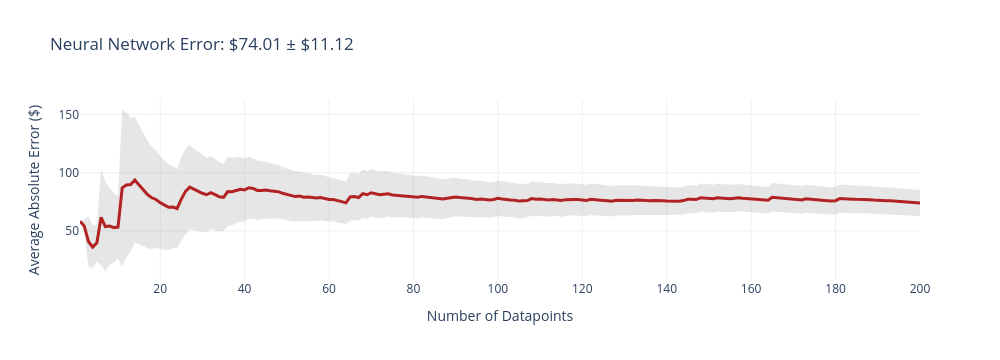
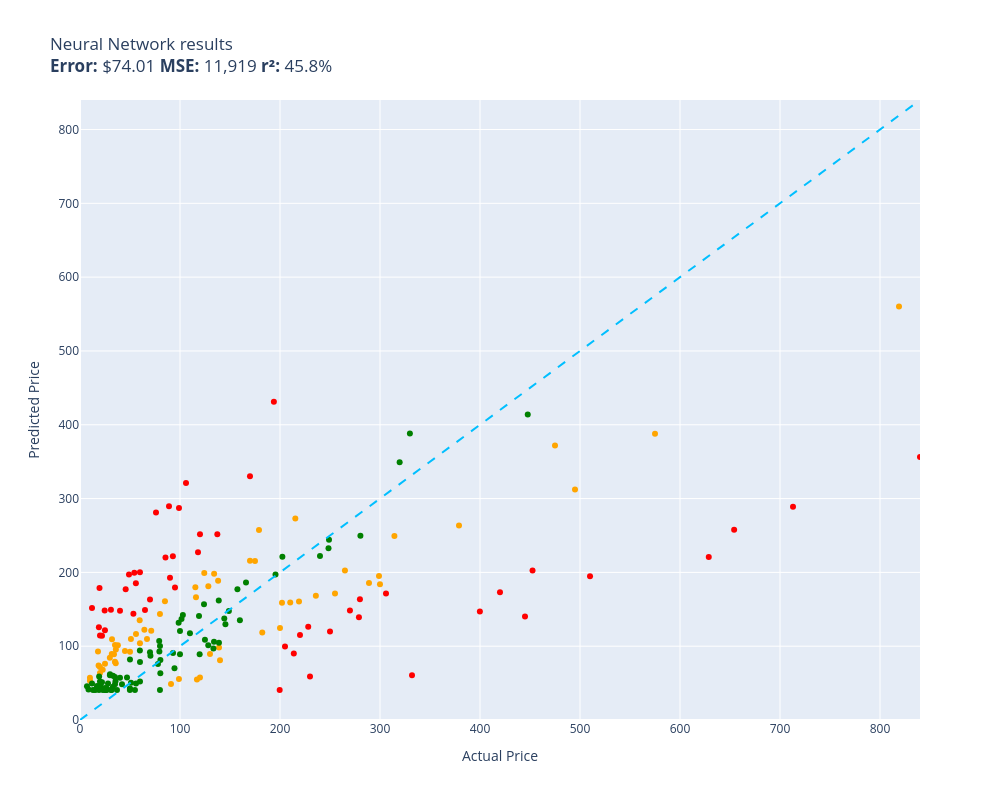

These figures' notebook cell, in order:
### Code cell
evaluate(neural_network, test)

### Figure 1 — Plotly figure (JSON) as saved in the notebook; plotly's stock layout.template omitted (floating-point values rounded to 4 significant figures; data arrays with more than 128 entries replaced by an {"elided": "..."} marker saying what was removed)
{"data": [{"fill": "toself", "fillcolor": "rgba(128,128,128,0.2)", "hoverinfo": "skip", "line": {"color": "rgba(255,255,255,0)"}, "name": "95% CI", "showlegend": false, "type": "scatter", "x": {"elided": "400 int values"}, "y": {"elided": "400 float values"}}, {"customdata": {"elided": "200x1 float values"}, "hovertemplate": "n=%{x}<br>Avg Error=$%{y:,.2f}<br>±95% CI=$%{customdata[0]:,.2f}<extra></extra>", "line": {"color": "firebrick", "width": 3}, "mode": "lines", "name": "Cumulative Avg Error", "type": "scatter", "x": {"elided": "200 int values"}, "y": {"elided": "200 float values"}}], "layout": {"height": 360, "showlegend": false, "title": {"text": "Neural Network Error: $74.01 ± $11.12"}, "width": 1000, "xaxis": {"title": {"text": "Number of Datapoints"}}, "yaxis": {"title": {"text": "Average Absolute Error ($)"}}}}

### Figure 2 — Plotly figure (JSON) as saved in the notebook; plotly's stock layout.template omitted (floating-point values rounded to 4 significant figures)
{"data": [{"customdata": [["Old Blood Noise Excess V2 Distortion Cho...\nGuess=$160.50 Actual=$219.00"], ["telpo Headlight Assembly Fit For 15 Camr...\nGuess=$166.30 Actual=$115.99"], ["Stand for Raven Pro Document Scanner - P...\nGuess=$84.38 Actual=$29.85"], ["ACDelco GM Original Equipment FW339 Fron...\nGuess=$272.95 Actual=$215.33"], ["8544771 Dryer Heating Element, 279816 Th...\nGuess=$76.77 Actual=$35.74"], ["Metabo HPT 36V MultiVolt™ Cordless Rotar...\nGuess=$263.52 Actual=$379.00"], ["APS iBoard 6-inch Aluminum (Black Powder...\nGuess=$159.11 Actual=$210.23"], ["HK SYSTEMS 13\" Heavy Duty Black \"Push\" O...\nGuess=$160.73 Actual=$84.95"], ["SKB iSeries 3i-13096-6KP Case for BlackM...\nGuess=$215.36 Actual=$174.99"], ["Mini PC, Kinupute Desktop Computer E3-12...\nGuess=$312.22 Actual=$495.00"], ["10GBase-LR SFP+ Transceiver, Handar 10GB...\nGuess=$63.51 Actual=$19.99"], ["Scranton & Co 3 Drawer Mobile File Cabin...\nGuess=$179.73 Actual=$115.35"], ["Canon EOS Rebel T7 Digital SLR Camera wi...\nGuess=$560.26 Actual=$819.00"], ["Evergreen HSHB2005 Cylinder Head Gasket ...\nGuess=$135.08 Actual=$59.69"], ["Southwire 120V/15A Right Angle User Atta...\nGuess=$101.19 Actual=$37.87"], ["15\" Locking Shower Head Extension Arm in...\nGuess=$143.61 Actual=$79.95"], ["Tidal Front + Rear Fender Flares 4PC Poc...\nGuess=$171.52 Actual=$254.99"], ["DALDED LED Light Kit for Lego Sonic Gree...\nGuess=$76.29 Actual=$24.99"], ["152MM Hole Saws M42 Bi-Metal High Speed ...\nGuess=$92.92 Actual=$17.99"], ["Baseball Backpacks Large 18 Inch Bookbag...\nGuess=$89.53 Actual=$31.77"], ["AUTOFREE LED Tail Lights Assembly Compat...\nGuess=$158.93 Actual=$201.99"], ["3D Tree Hole Branches 075 Stair Risers D...\nGuess=$89.40 Actual=$129.99"], ["KOHLER 18865-CP Filtered Water Faucet, P...\nGuess=$371.73 Actual=$475.00"], ["Diversitech WG840585 Motor, (Ddb) 1/3Hp,...\nGuess=$197.98 Actual=$134.12"], ["Sumerain S1339CM Double Handle Widesprea...\nGuess=$168.26 Actual=$235.86"], ["Festool 492370 Platin 2 S1000 Grit 6-Inc...\nGuess=$48.87 Actual=$91.00"], ["Beck/Arnley 0421945 Air Filter\nGuess=$95.61 Actual=$35.87"], ["Dell Optiplex 390 Desktop Computer i3 3....\nGuess=$199.32 Actual=$124.27"], ["IQShield Screen Protector Compatible wit...\nGuess=$57.40 Actual=$9.95"], ["Neporal Full Spectrum Light Bulb, 6000K ...\nGuess=$73.99 Actual=$18.59"], ["Pidoko Kids Train Table, Grey with 90 Pc...\nGuess=$57.65 Actual=$119.97"], ["Marvel Legends Series X-Men 6-Inch Archa...\nGuess=$55.69 Actual=$98.95"], ["LEGO Marvel Avengers War Machine Buster ...\nGuess=$104.00 Actual=$59.95"], ["ANZO USA 111207 GMC SIERRA 99-06 / YUKON...\nGuess=$118.46 Actual=$182.28"], ["LSSAGOON Backpack for Women Teen Kids Gi...\nGuess=$88.98 Actual=$33.99"], ["Walker Exhaust Ultra EPA 16478 Direct Fi...\nGuess=$387.89 Actual=$574.99"], ["4pc Wheel Spacers Adapters 4\" (2inch Per...\nGuess=$54.86 Actual=$116.95"], ["Urth 62mm UV, Circular Polarizing (CPL),...\nGuess=$98.08 Actual=$139.00"], ["Mikrotik RB3011UIAS-RM RouterBOARD 10xGi...\nGuess=$195.08 Actual=$299.00"], ["AC Compressor & A/C Kit For BMW 335i 335...\nGuess=$249.23 Actual=$314.41"], ["DuraGo 29515020 Front Hub Assembly\nGuess=$181.35 Actual=$128.34"], ["Chalkboard Name Badges with Magnetic Bac...\nGuess=$71.75 Actual=$19.95"], ["Linkloos Solar Street Lights Outdoor Wat...\nGuess=$116.42 Actual=$55.99"], ["Universal Power Group 12V 100Ah Sealed L...\nGuess=$124.58 Actual=$199.99"], ["18 Inch White Undermount Kitchen Sink - ...\nGuess=$257.25 Actual=$179.00"], ["Amana Tool - SC587 Carbide Tipped 3-Wing...\nGuess=$120.95 Actual=$71.23"], ["ASUS VY279HE-W 27” 1080P Monitor - White...\nGuess=$188.72 Actual=$138.10"], ["LCD Screen for Dell Inspiron 17R 17.3\" H...\nGuess=$122.38 Actual=$64.37"], ["CTLAMP XL-2100 Professional Quality XL-2...\nGuess=$109.29 Actual=$32.00"], ["200 ' feet True 14 Gauge AWG CCA Speaker...\nGuess=$93.37 Actual=$44.95"], ["APS iBoard (304 Stainless Steel Polished...\nGuess=$202.43 Actual=$264.95"], ["StonKraft Brass Chess Board Game Set wit...\nGuess=$80.94 Actual=$140.00"], ["Audio Techinca ATW-T1002 System 10 Handh...\nGuess=$185.49 Actual=$289.00"], ["Replacement Remote Control fit for Sony ...\nGuess=$53.11 Actual=$9.99"], ["Star Wars Die-Cast Metal TITANIUM Series...\nGuess=$67.93 Actual=$22.70"], ["HP Laserjet 2100 Laser Printer W/Test Pr...\nGuess=$183.94 Actual=$299.98"], ["Viola Bow 4/4 Full Size Carbon Fiber (Bl...\nGuess=$92.63 Actual=$49.99"], ["KZ ZS10 Pro in Ear Monitor Headphone KZ ...\nGuess=$109.82 Actual=$66.99"], ["Jada Toys Ryan's World Combo Panda Airli...\nGuess=$78.99 Actual=$34.94"], ["Pyle 2x120 Watt Home Audio Speaker Power...\nGuess=$109.89 Actual=$50.92"], ["STICKGOO Peel and Stick Backsplash for K...\nGuess=$101.62 Actual=$34.99"], ["Xiaomi Redmi 10 2022 NFC 4G LTE (128GB +...\nGuess=$215.82 Actual=$169.99"]], "hovertemplate": "%{customdata[0]}<extra></extra>", "legendgroup": "orange", "marker": {"color": "orange", "size": 6, "symbol": "circle"}, "mode": "markers", "name": "orange", "orientation": "v", "showlegend": true, "type": "scatter", "x": [219.0, 116.0, 29.85, 215.3, 35.74, 379.0, 210.2, 84.95, 175.0, 495.0, 19.99, 115.3, 819.0, 59.69, 37.87, 79.95, 255.0, 24.99, 17.99, 31.77, 202.0, 130.0, 475.0, 134.1, 235.9, 91.0, 35.87, 124.3, 9.95, 18.59, 120.0, 98.95, 59.95, 182.3, 33.99, 575.0, 117.0, 139.0, 299.0, 314.4, 128.3, 19.95, 55.99, 200.0, 179.0, 71.23, 138.1, 64.37, 32.0, 44.95, 264.9, 140.0, 289.0, 9.99, 22.7, 300.0, 49.99, 66.99, 34.94, 50.92, 34.99, 170.0], "xaxis": "x", "y": [160.5, 166.3, 84.38, 273.0, 76.77, 263.5, 159.1, 160.7, 215.4, 312.2, 63.51, 179.7, 560.3, 135.1, 101.2, 143.6, 171.5, 76.29, 92.92, 89.53, 158.9, 89.4, 371.7, 198.0, 168.3, 48.87, 95.61, 199.3, 57.4, 73.99, 57.65, 55.69, 104.0, 118.5, 88.98, 387.9, 54.86, 98.08, 195.1, 249.2, 181.3, 71.75, 116.4, 124.6, 257.3, 120.9, 188.7, 122.4, 109.3, 93.37, 202.4, 80.94, 185.5, 53.11, 67.93, 183.9, 92.63, 109.8, 78.99, 109.9, 101.6, 215.8], "yaxis": "y"}, {"customdata": [["NewPower99 Battery Kit for Samsung Galax...\nGuess=$40.56 Actual=$54.95"], ["EXMAX NG-10X Fresnel Lens Focusing Adapt...\nGuess=$91.72 Actual=$69.98"], ["SuppliesOutlet Compatible Toner Cartridg...\nGuess=$137.51 Actual=$144.29"], ["Pump Head TBVECHI 175PSI 4KW 5.5HP 21CFM...\nGuess=$388.17 Actual=$329.90"], ["Panasonic KX-TG6511B DECT 6.0 PLUS Expan...\nGuess=$107.11 Actual=$79.20"], ["LOVE MEI Galaxy S10 Lite Case, Military ...\nGuess=$60.02 Actual=$32.98"], ["GJY Portable TV,10.6 inch Mini TV for AT...\nGuess=$92.74 Actual=$79.36"], ["LD Products Compatible Toner Cartridge R...\nGuess=$81.89 Actual=$49.98"], ["PEMP E65 E66 CDC Simulate Optical Fiber ...\nGuess=$140.88 Actual=$119.00"], ["Intermatic PX300 12V 300W Transformer wi...\nGuess=$106.01 Actual=$134.00"], ["CORSAIR Dominator Platinum RGB 32GB (2x1...\nGuess=$156.97 Actual=$124.00"], ["June Garden 12\" Sweet Dolly Charlotte - ...\nGuess=$52.16 Actual=$19.99"], ["Aolemi Oil Rubbed Bronze Single Function...\nGuess=$131.79 Actual=$98.65"], ["Clementoni 39132.5 Jigsaw Puzzle 1,000 P...\nGuess=$40.65 Actual=$79.95"], ["GanFindX Portable Car Hand Controls for ...\nGuess=$134.98 Actual=$159.90"], ["KOMPUTERBAY 4GB 2X 2GB DDR2 1066MHz PC2-...\nGuess=$63.36 Actual=$80.34"], ["Mylites+ Standard Comic Book Mylar Sleev...\nGuess=$48.55 Actual=$34.99"], ["Wenger City Upgrade Laptop Backpack with...\nGuess=$129.72 Actual=$145.42"], ["Adams Check Payment and Deposit Register...\nGuess=$52.52 Actual=$35.49"], ["Fjallraven, Kanken Laptop 15\" Backpack f...\nGuess=$89.11 Actual=$119.65"], ["Retevis RT68 Soft Earhook Walkie Talkie ...\nGuess=$45.60 Actual=$6.99"], ["Evan-Fischer Front Bumper Cover Compatib...\nGuess=$221.03 Actual=$202.38"], ["Laisomeke Waterproof Junction Box, Unive...\nGuess=$49.34 Actual=$11.99"], ["Webcem Solar Shed Light Outdoor Indoor, ...\nGuess=$75.72 Actual=$77.96"], ["Western Digital Enterprise RE4-GP 2TB SA...\nGuess=$117.47 Actual=$109.95"], ["VLAND LED Smoked Taillights Compatible F...\nGuess=$222.24 Actual=$239.99"], ["PM Auto Front Right Quick Complete Strut...\nGuess=$108.81 Actual=$124.94"], ["Tablet PC Cover Compatible with Lenovo T...\nGuess=$40.67 Actual=$31.61"], ["Miyaya@ Funny Animal Masks Collection fo...\nGuess=$45.99 Actual=$16.99"], ["Ultra Duster Canned Air Net 10 Oz 6-Pack\nGuess=$40.72 Actual=$49.90"], ["Liberty Imports 12 Pack: US Military Toy...\nGuess=$42.65 Actual=$16.98"], ["Ceramic Talavera Mexican Tile 4x4\", 9 Pi...\nGuess=$60.72 Actual=$29.95"], ["Intrepid International Dressage Letters-...\nGuess=$42.44 Actual=$26.99"], ["KUNN Small Electrician Tool Pouch Utilit...\nGuess=$51.12 Actual=$21.99"], ["iPhone 12/12 Pro Nicaragua Guardabarranc...\nGuess=$46.85 Actual=$19.97"], ["Replacement Remote Control for PANASONIC...\nGuess=$58.25 Actual=$34.95"], ["KS K-STORM Replacement Silicone Mushroom...\nGuess=$41.34 Actual=$8.50"], ["Grey Pneumatic 1311SD Impact Socket Set\nGuess=$177.19 Actual=$157.43"], ["4LT LUMINETTE Vanity Opal GLS BSN\nGuess=$120.45 Actual=$99.99"], ["GE RPWF SmartWater Comparable Refrigerat...\nGuess=$40.57 Actual=$36.99"], ["MGP Caliper Covers 39011SACURD Red Powde...\nGuess=$244.38 Actual=$249.00"], ["NewFantasia Replacement Audio Cable with...\nGuess=$40.56 Actual=$31.00"], ["MONOCARBON Forged Carbon Fiber Case for ...\nGuess=$52.30 Actual=$59.99"], ["MXR Carbon Copy Deluxe Analog Delay Guit...\nGuess=$197.04 Actual=$195.50"], ["GENUINE VOLVO THERMOSTAT (3.0, 3.2) S60 ...\nGuess=$142.12 Actual=$102.85"], ["USB Charger, CIVIE High Speed 60W Multip...\nGuess=$41.25 Actual=$15.99"], ["Pyle Wireless Rear View Backup Camera - ...\nGuess=$87.01 Actual=$70.45"], ["Cardone 84-58642 New HEI Electronic Dist...\nGuess=$186.24 Actual=$165.99"], ["Hp Pavilion P7-1257c Motherboard Aahd3-h...\nGuess=$94.07 Actual=$59.86"], ["Kastar Battery Pack Replacement for Sony...\nGuess=$42.83 Actual=$19.99"], ["New Replacement seat cover fits Yamaha M...\nGuess=$104.80 Actual=$138.95"], ["AZX Stylus Pencil for Apple iPad Pro 202...\nGuess=$62.15 Actual=$29.99"], ["Raspberry Pi 3 Model B+ Aluminum Case Me...\nGuess=$40.59 Actual=$14.99"], ["ROHL WSGUM3018WH Wire Sink Grids, White\nGuess=$101.11 Actual=$128.28"], ["Diversitech UC2436-3 Ultralite Condenser...\nGuess=$81.35 Actual=$80.39"], ["200 Couples Conversation Cards - Enjoy B...\nGuess=$45.19 Actual=$32.97"], ["The Puppet Company - Carpet-Unicorn, Whi...\nGuess=$40.56 Actual=$19.00"], ["KYX Racing Hardened Steel Center Drive S...\nGuess=$57.41 Actual=$46.99"], ["Baumgartens Sicurix Blank PVC ID Cards (...\nGuess=$58.93 Actual=$19.11"], ["OEM Samsung Remote Control Shipped with ...\nGuess=$49.43 Actual=$56.00"], ["Venom Power Terra Hunter R/T+ R/T All-Te...\nGuess=$349.24 Actual=$319.65"], ["Custom Engagement Logo Desk Embosser Sea...\nGuess=$42.68 Actual=$49.95"], ["520 Pieces Christmas Envelope Seal Stick...\nGuess=$40.67 Actual=$25.99"], ["LD Compatible Ink Cartridge Replacement ...\nGuess=$48.58 Actual=$41.99"], ["BestPricedDecals Wine A BIT, You'll Feel...\nGuess=$40.58 Actual=$12.98"], ["VATOS 4 Packs Bubble Machine Gun for Kid...\nGuess=$40.59 Actual=$22.88"], ["Steering Wheel, Carbon Fiber Automotive ...\nGuess=$413.95 Actual=$447.74"], ["BXYJY for Samsung Galaxy Z Fold 3 Case w...\nGuess=$42.07 Actual=$49.99"], ["VONADO Space Wars Colonial Viper MK1 Bui...\nGuess=$57.39 Actual=$39.99"], ["Disney Princess Sparkling Princess Sleep...\nGuess=$40.59 Actual=$24.95"], ["sabermaster TCG Playmat yugioh playmat T...\nGuess=$43.51 Actual=$21.99"], ["DuraGo BR5330 Front Vented Disc Brake Ro...\nGuess=$137.01 Actual=$101.51"], ["Vinyl Soft Top Roll-up Adjustable Truck ...\nGuess=$147.67 Actual=$148.88"], ["Glovion Music Stand Light, Clip On Piano...\nGuess=$49.57 Actual=$27.99"], ["Samsung DA97-07603B Freezer Ice Maker As...\nGuess=$90.88 Actual=$93.02"], ["Intex River Run Connect Lounge (Four)\nGuess=$70.21 Actual=$94.49"], ["Think Gizmos Build Your Own Robot Toys f...\nGuess=$42.89 Actual=$24.95"], ["PowerSport Front Rear Brakes and Rotors ...\nGuess=$232.70 Actual=$248.51"], ["Targus CityGear Durable Backpack, Black,...\nGuess=$96.89 Actual=$133.43"], ["Fender Hendrix Voodoo Child Coiled Instr...\nGuess=$78.70 Actual=$59.99"], ["W11130208 W10695459 Refrigerator LED Mod...\nGuess=$40.62 Actual=$26.59"], ["Garmin 010-12402-10 GT15M-TM Transom-Mou...\nGuess=$162.04 Actual=$138.74"], ["Fitness Center Gym Room Weight Train Dua...\nGuess=$89.13 Actual=$99.99"], ["MonMount Triple Monitor Stand Freestandi...\nGuess=$100.22 Actual=$79.99"], ["For Volvo C70 S70 V70 V40 S40 AC Compres...\nGuess=$249.48 Actual=$280.41"], ["Refresh NSF-53 Premium Replacement Refri...\nGuess=$50.38 Actual=$50.99"], ["NICKSTON Red Sparkling Glitter Slim Band...\nGuess=$43.32 Actual=$25.99"]], "hovertemplate": "%{customdata[0]}<extra></extra>", "legendgroup": "green", "marker": {"color": "green", "size": 6, "symbol": "circle"}, "mode": "markers", "name": "green", "orientation": "v", "showlegend": true, "type": "scatter", "x": [54.95, 69.98, 144.3, 329.9, 79.2, 32.98, 79.36, 49.98, 119.0, 134.0, 124.0, 19.99, 98.65, 79.95, 159.9, 80.34, 34.99, 145.4, 35.49, 119.7, 6.99, 202.4, 11.99, 77.96, 110.0, 240.0, 124.9, 31.61, 16.99, 49.9, 16.98, 29.95, 26.99, 21.99, 19.97, 34.95, 8.5, 157.4, 99.99, 36.99, 249.0, 31.0, 59.99, 195.5, 102.8, 15.99, 70.45, 166.0, 59.86, 19.99, 138.9, 29.99, 14.99, 128.3, 80.39, 32.97, 19.0, 46.99, 19.11, 56.0, 319.6, 49.95, 25.99, 41.99, 12.98, 22.88, 447.7, 49.99, 39.99, 24.95, 21.99, 101.5, 148.9, 27.99, 93.02, 94.49, 24.95, 248.5, 133.4, 59.99, 26.59, 138.7, 99.99, 79.99, 280.4, 50.99, 25.99], "xaxis": "x", "y": [40.56, 91.72, 137.5, 388.2, 107.1, 60.02, 92.74, 81.89, 140.9, 106.0, 157.0, 52.16, 131.8, 40.65, 135.0, 63.36, 48.55, 129.7, 52.52, 89.11, 45.6, 221.0, 49.34, 75.72, 117.5, 222.2, 108.8, 40.67, 45.99, 40.72, 42.65, 60.72, 42.44, 51.12, 46.85, 58.25, 41.34, 177.2, 120.5, 40.57, 244.4, 40.56, 52.3, 197.0, 142.1, 41.25, 87.01, 186.2, 94.07, 42.83, 104.8, 62.15, 40.59, 101.1, 81.35, 45.19, 40.56, 57.41, 58.93, 49.43, 349.2, 42.68, 40.67, 48.58, 40.58, 40.59, 413.9, 42.07, 57.39, 40.59, 43.51, 137.0, 147.7, 49.57, 90.88, 70.21, 42.89, 232.7, 96.89, 78.7, 40.62, 162.0, 89.13, 100.2, 249.5, 50.38, 43.32], "yaxis": "y"}, {"customdata": [["RBC12-UPC Replacement Battery Cartridge ...\nGuess=$58.96 Actual=$229.99"], ["Bam France 2002XL Contoured Hightech Bla...\nGuess=$288.77 Actual=$713.00"], ["46mm Digital Pro High-Resolution Close-U...\nGuess=$114.53 Actual=$19.99"], ["Innovative Percussion CB-6 Chamois Bass ...\nGuess=$199.35 Actual=$54.32"], ["Bam Trekking 3027SB Single Black Clarine...\nGuess=$60.53 Actual=$332.00"], ["DEWALT 20V MAX* XR Impact Driver with Bl...\nGuess=$202.71 Actual=$452.53"], ["Deco Mount Pro Tripod Microphone Stand w...\nGuess=$200.03 Actual=$59.95"], ["Task T24287 Roman Ogee Router Bit with 1...\nGuess=$185.17 Actual=$55.88"], ["Travelpro Platinum Elite Slim Business L...\nGuess=$90.17 Actual=$213.83"], ["JRready ST6313 DT Deutsch Connector Kit,...\nGuess=$40.65 Actual=$199.68"], ["Dakota Alert MURS Alert Probe Sensor - M...\nGuess=$115.29 Actual=$219.99"], ["Projector, CRAZVIEW Projector with WiFi ...\nGuess=$143.94 Actual=$53.40"], ["MC: Pindicator (Dual Intensity Amber)\nGuess=$147.95 Actual=$40.00"], ["Poison Spyder 10-08-020 Rocker Knocker\nGuess=$220.84 Actual=$628.76"], ["DIMARZIO 204284 DP 163FBK Blues Bucker G...\nGuess=$192.68 Actual=$89.99"], ["Lighted Triangle Mirror Cabinet Bathroom...\nGuess=$140.39 Actual=$445.00"], ["BESTILL Wall Mounted Shower Faucet Set, ...\nGuess=$281.09 Actual=$76.00"], ["Trail Gear Twin Stick Kit for Top Shift ...\nGuess=$163.56 Actual=$279.92"], ["Engine Thermostat, Replace 19301-PAA-306...\nGuess=$125.67 Actual=$18.89"], ["Satco S9596, 4 Count (Pack of 1), 4.18\nGuess=$151.74 Actual=$12.00"], ["Kingston Brass KS269SN Kingston Clawfoot...\nGuess=$171.53 Actual=$305.99"], ["EMART Photography C Stand with Boom Arm,...\nGuess=$251.62 Actual=$119.99"], ["KOHLER K-1185540-CP Assembly-Slider\nGuess=$177.27 Actual=$45.67"], ["Trim Kit for 2-handle Shower & Tub Valve...\nGuess=$179.50 Actual=$94.99"], ["Pioneer 2AM401-BN Two Handle Kitchen Fau...\nGuess=$126.18 Actual=$228.22"], ["Aeromotive 13304 Regulator, X1 Adjustabl...\nGuess=$148.19 Actual=$269.95"], ["LSI Broadcom SAS 9300-8i 8-port 12Gb/s S...\nGuess=$227.20 Actual=$118.00"], ["Royal Designs, Inc. Decorative Abundant ...\nGuess=$121.75 Actual=$24.95"], ["Canon Sure Shot 90u 35mm Date Camera\nGuess=$147.08 Actual=$399.89"], ["Wilkinson LOW GAUSS Vintage Tone Strat S...\nGuess=$149.46 Actual=$30.93"], ["Ibanez M510OVS Acoustic Mandolin in Vint...\nGuess=$330.15 Actual=$169.99"], ["Berta (6 Pieces) 1-1/4 inch Overlay, 90 ...\nGuess=$148.23 Actual=$24.66"], ["CradlePoint Compact Broadband Router (CB...\nGuess=$289.54 Actual=$89.00"], ["Auertech Portable Washing Machine, 14lbs...\nGuess=$287.37 Actual=$98.99"], ["Evan Fischer Radiator Cooling Fan Assemb...\nGuess=$251.49 Actual=$137.34"], ["ECCPP Power Steering Pump for 2009-2010 ...\nGuess=$220.04 Actual=$85.48"], ["UPR Mach 1 Chin Spoiler Fits 94-98 Musta...\nGuess=$149.02 Actual=$64.99"], ["SP Air Corporation SP-8102BU 1/4-Inch He...\nGuess=$99.56 Actual=$204.99"], ["Skullcandy Hesh Evo Bluetooth Headphones...\nGuess=$163.14 Actual=$69.99"], ["Music Hall pa15.3 MM/MC Phono Preamplifi...\nGuess=$119.87 Actual=$250.00"], ["Lorell Bell Chair Glide, 2.5\", Black\nGuess=$178.87 Actual=$19.50"], ["4 Inches Rolled Muffler Tip Catback Exha...\nGuess=$431.17 Actual=$193.88"], ["Competition Clutch Disc and Pressure Pla...\nGuess=$194.89 Actual=$510.00"], ["KUNFINE Android Radio CarPlay & Android ...\nGuess=$321.11 Actual=$106.00"], ["VIPMOTOZ Sequential Turn Signal Premium ...\nGuess=$139.18 Actual=$278.94"], ["A-Premium Front Suspension Steering Knuc...\nGuess=$197.24 Actual=$48.99"], ["Dell XPS 13 9343-2727SLV 13.3\" Full HD S...\nGuess=$356.22 Actual=$839.99"], ["Pacific Drums PDCM1618TTRB 16 x 18 Inche...\nGuess=$173.07 Actual=$419.99"], ["Blanco 230966 Valea Stainless Steel Sink...\nGuess=$221.76 Actual=$92.88"], ["Empava 24\" Single Wall Ovens 10 Cooking ...\nGuess=$257.76 Actual=$654.14"], ["VTech Strum and Jam Kidi Musical Guitar ...\nGuess=$114.29 Actual=$21.99"]], "hovertemplate": "%{customdata[0]}<extra></extra>", "legendgroup": "red", "marker": {"color": "red", "size": 6, "symbol": "circle"}, "mode": "markers", "name": "red", "orientation": "v", "showlegend": true, "type": "scatter", "x": [230.0, 713.0, 19.99, 54.32, 332.0, 452.5, 59.95, 55.88, 213.8, 199.7, 220.0, 53.4, 40.0, 628.8, 89.99, 445.0, 76.0, 279.9, 18.89, 12.0, 306.0, 120.0, 45.67, 94.99, 228.2, 269.9, 118.0, 24.95, 399.9, 30.93, 170.0, 24.66, 89.0, 98.99, 137.3, 85.48, 64.99, 205.0, 69.99, 250.0, 19.5, 193.9, 510.0, 106.0, 278.9, 48.99, 840.0, 420.0, 92.88, 654.1, 21.99], "xaxis": "x", "y": [58.96, 288.8, 114.5, 199.3, 60.53, 202.7, 200.0, 185.2, 90.17, 40.65, 115.3, 143.9, 148.0, 220.8, 192.7, 140.4, 281.1, 163.6, 125.7, 151.7, 171.5, 251.6, 177.3, 179.5, 126.2, 148.2, 227.2, 121.8, 147.1, 149.5, 330.2, 148.2, 289.5, 287.4, 251.5, 220.0, 149.0, 99.56, 163.1, 119.9, 178.9, 431.2, 194.9, 321.1, 139.2, 197.2, 356.2, 173.1, 221.8, 257.8, 114.3], "yaxis": "y"}, {"hoverinfo": "skip", "line": {"color": "deepskyblue", "dash": "dash", "width": 2}, "mode": "lines", "name": "y = x", "showlegend": false, "type": "scatter", "x": [0, 840.0], "y": [0, 840.0]}], "layout": {"height": 800, "legend": {"title": {"text": "color"}, "tracegroupgap": 0}, "showlegend": false, "title": {"text": "Neural Network results<br><b>Error:</b> $74.01 <b>MSE:</b> 11,919 <b>r²:</b> 45.8%"}, "width": 1000, "xaxis": {"anchor": "y", "domain": [0, 1], "range": [0, 840.0], "title": {"text": "Actual Price"}}, "yaxis": {"anchor": "x", "domain": [0, 1], "range": [0, 840.0], "title": {"text": "Predicted Price"}}}}
